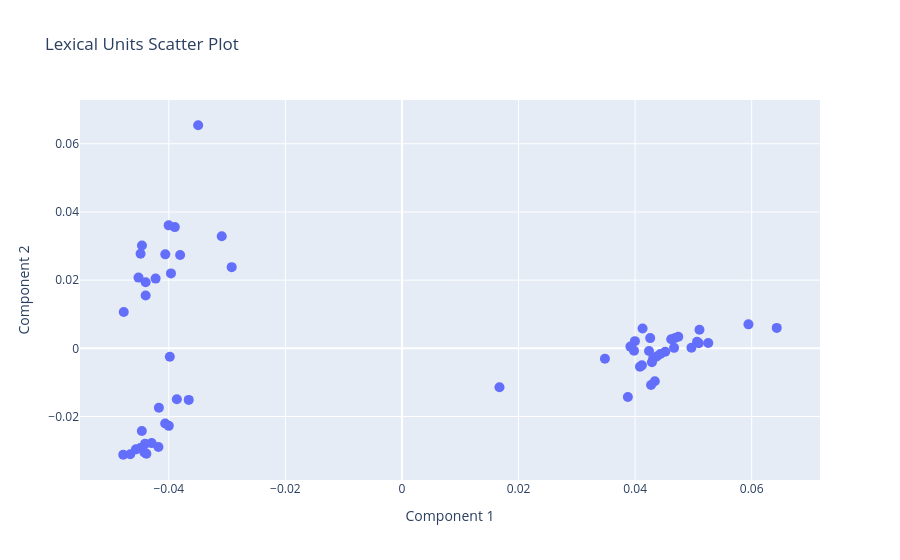

Notebook code cell kept with this figure:
### Code cell
pca = tod.dimension_reduction_classic.Pca_corpus(corpus)
fig = tod.plotting.lexunit_scatter_plot(corpus, pca)
fig.show()

### Figure 1 — Plotly figure (JSON) as saved in the notebook; plotly's stock layout.template omitted (floating-point values rounded to 4 significant figures)
{"data": [{"hoverinfo": "text", "hovertemplate": "%{text}<extra></extra>", "marker": {"size": 10}, "mode": "markers", "text": [["already", "ADV"], ["also", "ADV"], ["always", "ADV"], ["be", "AUX"], ["begin", "VERB"], ["bin", "AUX"], ["can", "AUX"], ["carry", "VERB"], ["come", "VERB"], ["comot", "VERB"], ["con", "AUX"], ["den", "ADV"], ["dey", "AUX"], ["dey", "VERB"], ["do", "VERB"], ["don", "AUX"], ["even", "ADV"], ["first", "ADV"], ["fit", "AUX"], ["follow", "VERB"], ["for", "AUX"], ["gats", "AUX"], ["get", "VERB"], ["go", "AUX"], ["go", "VERB"], ["gree", "VERB"], ["jump", "VERB"], ["just", "ADV"], ["know", "VERB"], ["kuku", "ADV"], ["like", "VERB"], ["make", "AUX"], ["must", "AUX"], ["na", "AUX"], ["never", "AUX"], ["no", "AUX"], ["now", "ADV"], ["only", "ADV"], ["pedal", "VERB"], ["play", "VERB"], ["prepare", "VERB"], ["really", "ADV"], ["run", "VERB"], ["rush", "VERB"], ["sabi", "VERB"], ["sell", "VERB"], ["siddon", "VERB"], ["so", "ADV"], ["still", "ADV"], ["suppose", "VERB"], ["take", "VERB"], ["talk", "VERB"], ["too", "ADV"], ["travel", "VERB"], ["try", "VERB"], ["use", "VERB"], ["very", "ADV"], ["waka", "VERB"], ["want", "VERB"], ["will", "AUX"]], "type": "scatter", "x": [-0.03896, -0.04519, -0.04484, -0.03658, 0.04311, -0.04177, -0.04781, 0.04517, 0.03982, 0.04128, -0.04462, -0.04002, -0.04062, 0.03919, 0.0462, -0.04294, -0.0406, -0.0446, -0.0417, 0.05093, -0.03999, -0.04661, 0.04668, -0.04407, 0.04371, 0.04741, 0.05063, -0.04397, 0.01674, -0.03962, 0.03997, -0.03862, -0.04488, -0.03982, -0.04384, -0.04563, -0.02921, -0.04772, 0.05945, 0.04967, 0.0643, -0.04397, 0.05255, 0.05104, 0.04289, 0.04433, 0.04338, -0.03091, -0.04226, 0.04274, 0.04083, 0.03483, -0.03805, 0.04685, 0.04117, 0.04259, -0.03496, 0.04238, 0.03876, -0.04419], "y": [0.03556, 0.02074, 0.02776, -0.01512, -0.002937, -0.02894, -0.03122, -0.001024, -0.0006872, 0.005836, -0.02424, 0.03607, -0.02203, 0.0005022, 0.002661, -0.0278, 0.02756, 0.03014, -0.01745, 0.00147, -0.02273, -0.03107, 0.0001341, -0.02799, -0.002382, 0.003377, 0.001949, 0.01939, -0.01142, 0.02198, 0.002104, -0.01495, -0.02927, -0.002469, -0.0309, -0.02964, 0.02381, 0.01064, 0.00703, 0.0001501, 0.005991, 0.01549, 0.00155, 0.005455, -0.004102, -0.00164, -0.009681, 0.03287, 0.02045, -0.01077, -0.005394, -0.00305, 0.02736, 0.003022, -0.004995, 0.002998, 0.06543, -0.0008019, -0.01429, -0.03051]}], "layout": {"showlegend": false, "title": {"text": "Lexical Units Scatter Plot"}, "xaxis": {"title": {"text": "Component 1"}}, "yaxis": {"title": {"text": "Component 2"}}}}
